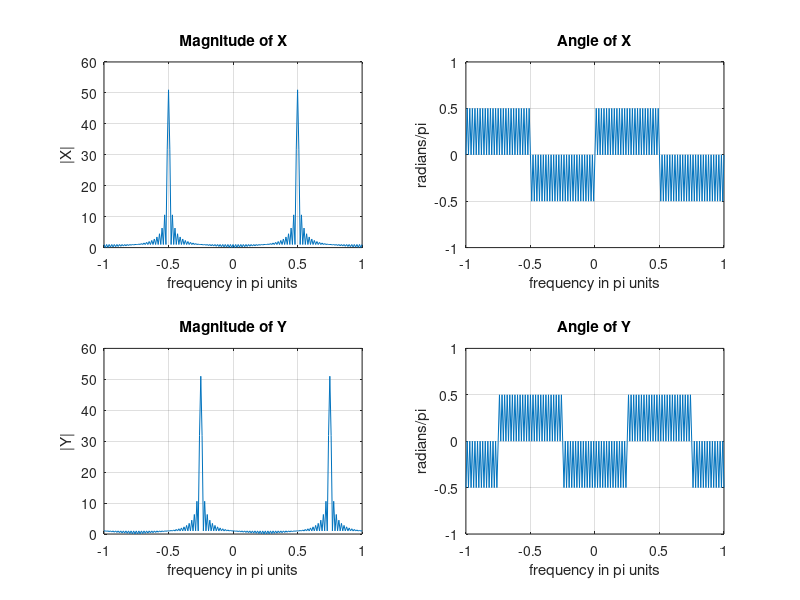

This figure's MATLAB source:
n = 0:100; x = cos(pi * n/2);
k = -100:100; w = (pi/100) * k;         % frequency between -pi and +pi
X = x * (exp(-1j * pi/100)).^(n'*k);    % DTFT of x

y = exp(1j * pi * n / 4).*x;            % signal multiplied by exp(j*pi*n/4)
Y = y * (exp(-1j * pi / 100)).^(n'*k);  % DTFT of y
% Graphical verification
subplot(2, 2, 1); plot(w/pi, abs(X)); grid; axis([-1, 1, 0, 60])
xlabel("frequency in pi units"); ylabel("|X|")
title("Magnitude of X")

subplot(2, 2, 2); plot(w/pi, angle(X)/pi); grid; axis([-1, 1, -1, 1])
xlabel("frequency in pi units"); ylabel("radians/pi")
title("Angle of X")

subplot(2, 2, 3); plot(w/pi, abs(Y)); grid; axis([-1, 1, 0, 60])
xlabel("frequency in pi units"); ylabel("|Y|")
title("Magnitude of Y")

subplot(2, 2, 4); plot(w/pi, angle(Y)/pi); grid; axis([-1, 1, -1, 1])
xlabel("frequency in pi units"); ylabel("radians/pi")
title("Angle of Y")